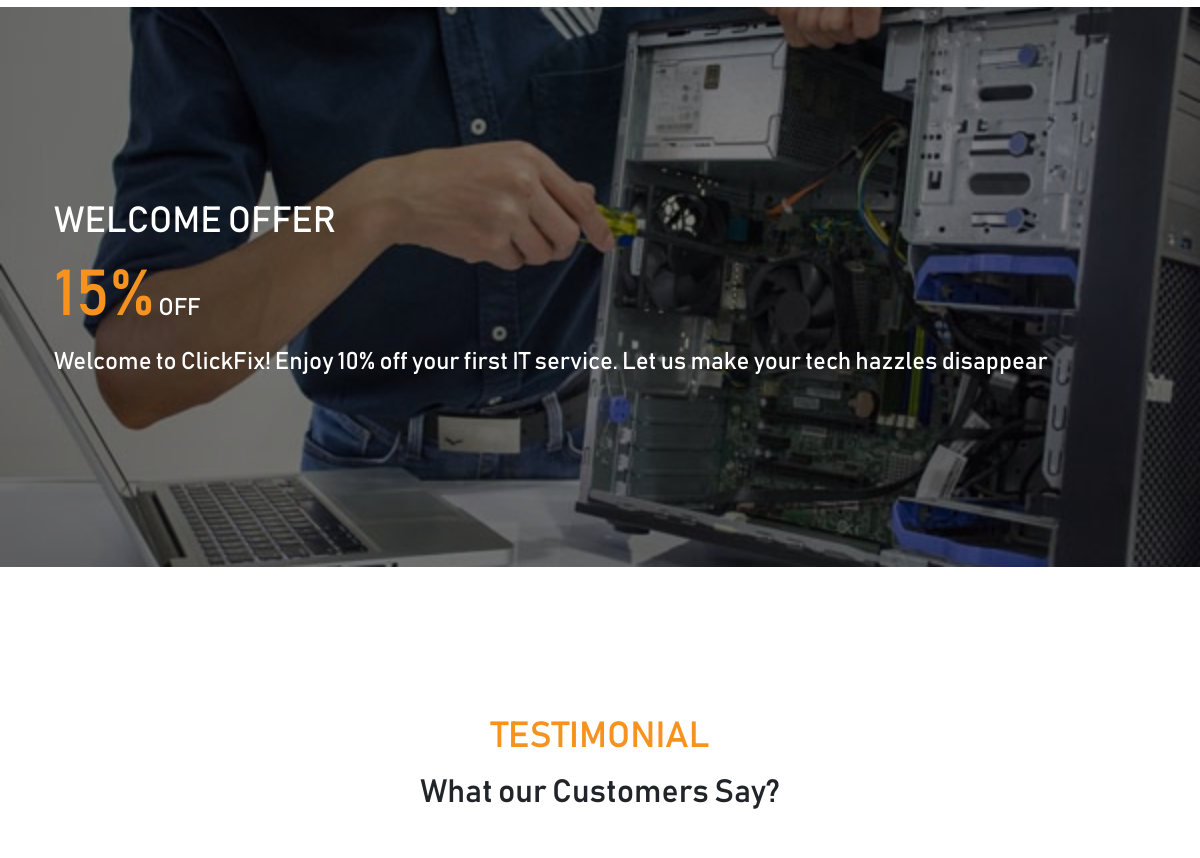
Before: / (middle part) with the older database file.
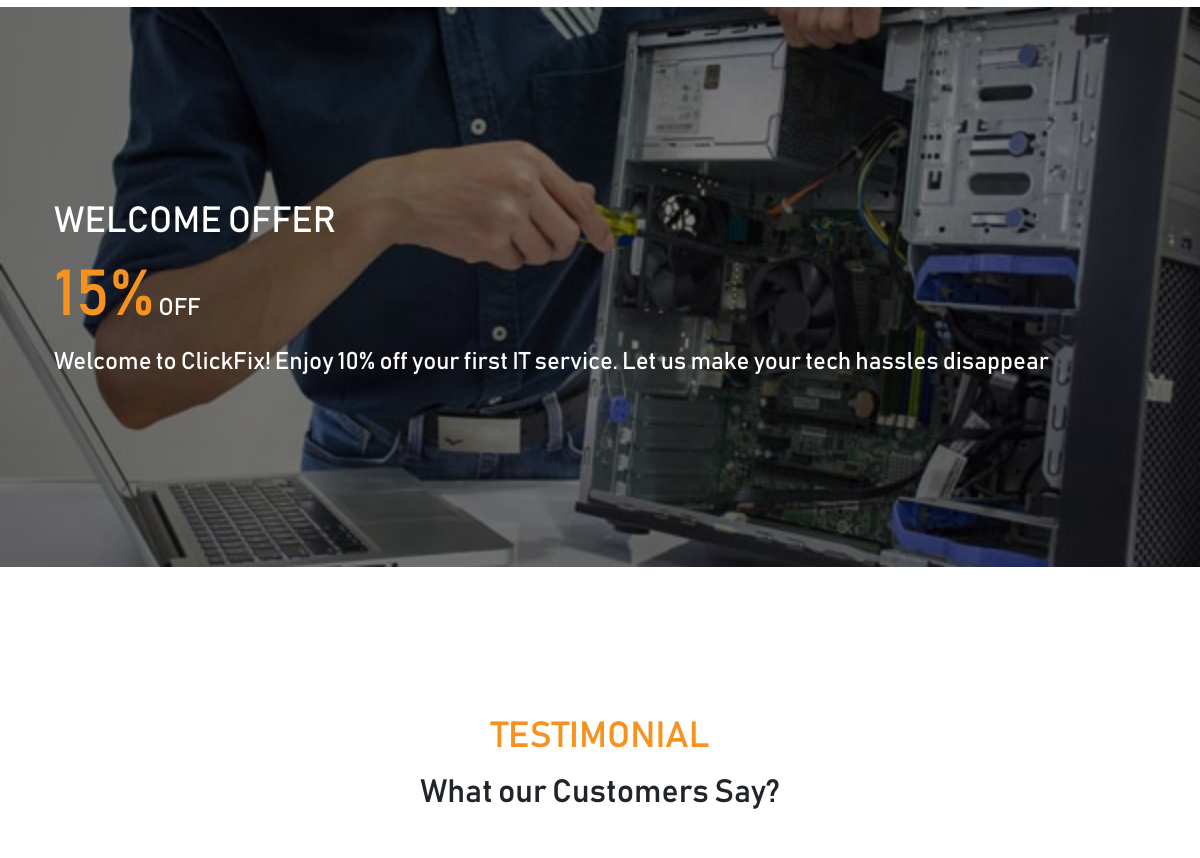
After: the same page with the newer database file.
### clickfix/models.py (models this page shows)
class deals_and_discount(models.Model):
    class Meta:
        verbose_name_plural = 'Deals & Discount'
    image = models.ImageField(upload_to='deals_and_discount_banners')
    heading = models.CharField(max_length=255, null=True, blank=True)
    percent_off = models.CharField(max_length=3, null=True, blank=True, help_text="write here only percentage i.e. (10, 20, 30 etc)")
    description = models.CharField(max_length=255, null=True, blank=True, help_text="it can be at max 256 of characters long")
    created_at = models.DateTimeField(auto_now_add=True)
    updated_at = models.DateTimeField(auto_now=True)

### clickfix/views.py (the view)
# urls.py: path('', views.home, name='home'),
def home(request):
    services = Services.objects.all()
    testimonials = Testimonials.objects.all()
    cart = get_cart(request)
    deals = deals_and_discount.objects.all()
    data = {
        'services': services,
        'testimonials': testimonials,
        'cart': cart,
        'deals_and_discount': deals,
    }
    return render(request, 'home.html', data)

### clickfix/views.py (called while the page is built)
def get_cart(request):
    try:
        if request.user.is_authenticated:
            cart = Cart.objects.get(user=request.user)
        else:
            cart = Cart.objects.get(session_id=request.session['nonuser'])
    except:
        cart = None
    return cart

### templates/home.html (shortened to what this page needs)
{% extends 'base.html' %}
{% load static %}
{% block content %}
    <section class="" id="deals_and_discount" style="margin: 100px 0px;">
        <div class="swiper deals_and_discount_swiper">
            <div class="swiper-wrapper pb-5">
                {% for deal in deals_and_discount %}
                <div class="swiper-slide">
                    <div class="sales_container">
                        <img class="sales_image" src="{{ deal.image.url }}" alt="">
                        <div class="overlay">
                            <div class="text-white h-100 d-flex justify-content-center align-items-center w-100">
                                <div class="row container">
                                    <div class="col-12 ">
                                        {% if deal.heading %}
                                        <div class="home_banner_heading text-start">{{ deal.heading|upper }}</div>
                                        {% endif %}
                                        {% if deal.percent_off %}
                                        <div class="home_banner_subheading"> <span style="font-size: 4rem; color: #F6921E;">{{ deal.percent_off }}%</span> OFF</div>
                                        {% endif %}
                                    </div>
                                    <div class="col-12 ">
                                        {% if deal.description %}
                                        <div class="home_banner_subheading w-100">{{ deal.description }}</div>
                                        {% endif %}
                                    </div>
                                </div>
                            </div>
                        </div>
                    </div>
                </div>
                {% empty %}
                <h1 class="text-center text-muted w-100">No Offers for Now!!!</h1>
                {% endfor %}
            </div>
        </div>
    </section>
    <section class="" id="testimonials px-4" style="margin: 100px 0px;">
        <h5 class="text-center mb-3 text-uppercase home_banner_heading" style="color: #F6921e;">Testimonial</h5>
        <h2 class="text-center mb-5">What our Customers Say?</h2>
    </section>
{% endblock %}

Changed rows visible on the page:
changed deals_and_discount "WELCOME OFFER": description "Welcome to ClickFix! Enjoy 10% off your first IT service. Let us make your tech hazzles disappear" → "Welcome to ClickFix! Enjoy 10% off your first IT service. Let us make your tech hassles disappear"
